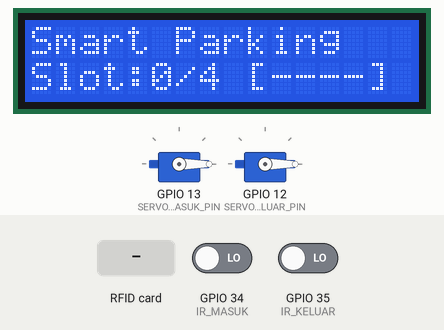
Recording of a sketch running on a simulated ESP32. Parts: 2 × servo, 16×2 character LCD. Inputs (shaded band) come from the test bench; at power-on: GPIO 34 (IR_MASUK) LOW, GPIO 35 (IR_KELUAR) LOW. WiFi joins after 1.5 s; servers stay silent unless stated; no MQTT or app messages arrive unless stated; what the sketch prints to the serial monitor is not drawn.

Above: at 3.9 s.
4.0 s: RFID card 12 34 56 78 held to the reader
At 5.3 s:
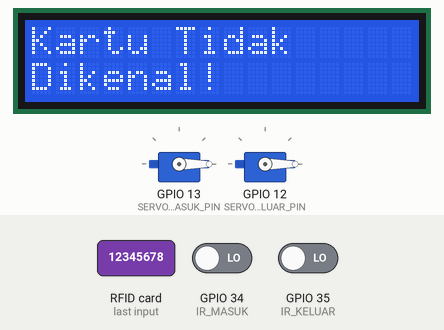
7.0 s: RFID card 8B 36 D5 05 held to the reader
At 8.0 s:
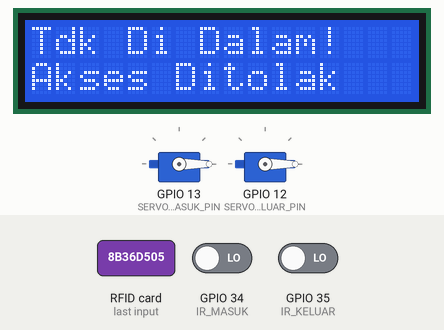
10.0 s: RFID card 43 D1 A3 28 held to the reader
At 10.8 s:
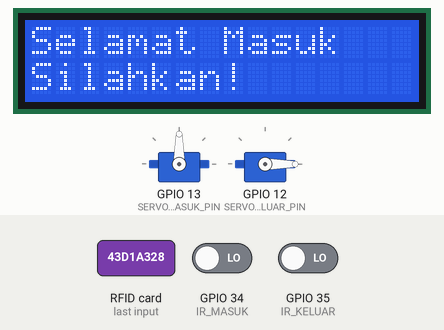
11.5 s: GPIO 34 (IR_MASUK) driven HIGH
At 13.0 s:
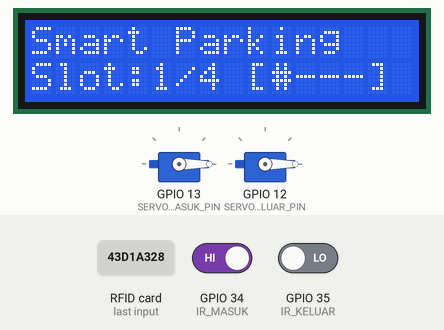
13.4 s: RFID card 43 D1 A3 28 held to the reader
At 14.1 s:
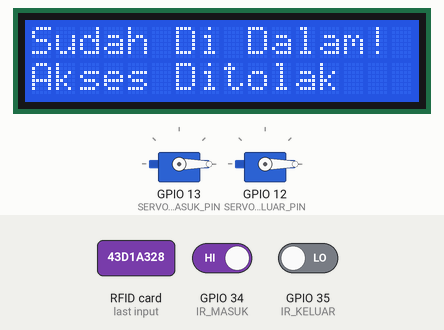
16.4 s: RFID card 43 D1 A3 28 held to the reader
At 17.1 s:
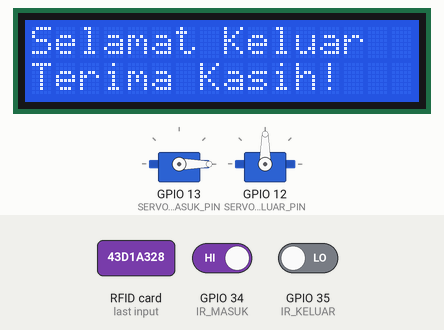
Timing chart, 0 to 31.9 s (numbered marks = the images above; inputs shaded):
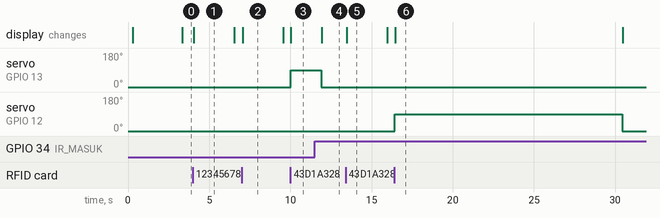

The sketch:

sketch_may21a.ino
```cpp
// ============================================================================
// ESP32 #1 - SMART PARKING GATE CONTROLLER + MQTT (SECURE HIVEMQ CLUSTER)
// Versi Fixed v3.2 - HiveMQ Cloud Integration with SSL/TLS
// ============================================================================

#include <SPI.h>
#include <MFRC522.h>
#include <ESP32Servo.h>
#include <Wire.h>
#include <LiquidCrystal_I2C.h>
#include <WiFi.h>
#include <WiFiClientSecure.h>                // ← Ditambahkan untuk enkripsi SSL/TLS
#include <PubSubClient.h>
#include <ArduinoJson.h>

// ══════════════════════════════════════════
// ⚙️  KONFIGURASI — EDIT BAGIAN INI
// ══════════════════════════════════════════

// WiFi
const char* WIFI_SSID     = "TEST";
const char* WIFI_PASSWORD = "12345678";

// MQTT (Sesuaikan dengan kredensial dari Access Management HiveMQ Cloud Anda)
const char* MQTT_HOST     = "fead689fb7b5405e880e559823b1ed21.s1.eu.hivemq.cloud";
const int   MQTT_PORT     = 8883; // Port aman SSL/TLS HiveMQ

// Kredensial cluster private HiveMQ
const char* MQTT_USER     = "parking";
const char* MQTT_PASS     = "Parkingpass123";

// ══════════════════════════════════════════

// ── PIN RFID ──────────────────────────────
#define SS_MASUK    5
#define SS_KELUAR   21
#define RST_MASUK   27
#define RST_KELUAR  22
#define SCK_PIN     18
#define MOSI_PIN    23
#define MISO_PIN    19

// ── PIN IR SENSOR ─────────────────────────
#define IR_MASUK    34
#define IR_KELUAR   35

// ── PIN SERVO ─────────────────────────────
#define SERVO_MASUK_PIN   13
#define SERVO_KELUAR_PIN  12

// ── PIN LCD I2C ───────────────────────────
#define LCD_SDA  25
#define LCD_SCL  26

// ── SUDUT SERVO ───────────────────────────
#define SERVO_BUKA   90
#define SERVO_TUTUP  0

// ── KAPASITAS PARKIR ──────────────────────
#define SLOT_MAX  4

// ── TIMEOUT & DEBOUNCE ────────────────────
#define TIMEOUT_PALANG      7000UL
#define DEBOUNCE_IR         400UL
#define RFID_COOLDOWN       3000UL
#define LCD_MSG_DURATION    2500UL
#define MQTT_RECONNECT_MS   5000UL
#define PUBLISH_PERIODIC_MS 60000UL

// ── UID KENDARAAN TERDAFTAR ───────────────
const String UID_TERDAFTAR[] = {
  "8B 36 D5 05",
  "43 D1 A3 28",
  "21 48 07 7C",
  "B2 DB 8B 04",
  "05 88 E8 13 33 23 00"
};
const int JUMLAH_UID = sizeof(UID_TERDAFTAR) / sizeof(UID_TERDAFTAR[0]);

// ── STATUS SESI PER UID ───────────────────
bool statusDiDalam[JUMLAH_UID] = { false };

int pendingIndexMasuk  = -1;
int pendingIndexKeluar = -1;

// ── OBJEK ─────────────────────────────────
MFRC522 rfidMasuk(SS_MASUK, RST_MASUK);
MFRC522 rfidKeluar(SS_KELUAR, RST_KELUAR);
Servo   servoMasuk;
Servo   servoKeluar;
LiquidCrystal_I2C lcd(0x27, 16, 2);

WiFiClientSecure wifiClientSecure;          // ← Diubah ke WiFiClientSecure agar aman
PubSubClient mqttClient(wifiClientSecure);   // ← Menggunakan klien aman

// ── STATE MACHINE ─────────────────────────
enum StatePalang { TUTUP, BUKA_MENUNGGU, BUKA_DETEKSI };
StatePalang stateMasuk  = TUTUP;
StatePalang stateKeluar = TUTUP;

unsigned long waktuBukaMasuk   = 0;
unsigned long waktuBukaKeluar  = 0;
unsigned long waktuDeteksiIR_M = 0;
unsigned long waktuDeteksiIR_K = 0;
unsigned long lastRFIDMasuk    = 0;
unsigned long lastRFIDKeluar   = 0;

// ── LCD NON-BLOCKING ──────────────────────
bool          lcdBusy      = false;
unsigned long lcdBusyUntil = 0;

// ── DATA SLOT (dari ESP32 #2 via MQTT) ────
int  slotTerisi           = 0;
int  slotFisik[SLOT_MAX]  = { 0 };
int  slotFisikTerisi      = 0;
bool dataSlotDiterima     = false;

// ── TIMING MQTT ───────────────────────────
unsigned long lastReconnectAttempt = 0;
unsigned long lastPeriodicPublish  = 0;
unsigned long eventCounter         = 0;

// ══════════════════════════════════════════
// FUNGSI: Generate Client ID dari MAC Address
// ══════════════════════════════════════════
String getClientId() {
  uint8_t mac[6];
  WiFi.macAddress(mac);
  char id[24];
  snprintf(id, sizeof(id), "ESP32_%02X%02X%02X%02X%02X%02X",
           mac[0], mac[1], mac[2], mac[3], mac[4], mac[5]);
  return String(id);
}

// ═══════════════════════════════════════════
// PROTOTYPES
// ═══════════════════════════════════════════
void connectWiFi();
bool mqttReconnect();
void mqttCallback(char* topic, byte* payload, unsigned int length);
void publishGateEvent(String jenis, String uid, int slotSekarang);
void publishGateStatus();
void publishAlert(String pesan);
void bukaPalangMasuk(unsigned long now);
void tutupPalangMasuk(unsigned long now);
void bukaPalangKeluar(unsigned long now);
void tutupPalangKeluar(unsigned long now);
String bacaUID(MFRC522 &rfid);
int   indeksUID(String uid);
void  tampilLCDTemp(String baris1, String baris2, unsigned long now);
void  tampilStatus();
void  updateLCDBusy(unsigned long now);

// ═══════════════════════════════════════════
void setup() {
  Serial.begin(115200);
  Serial.println("\n=== Smart Parking Gate + MQTT Booting v3.2 ===");

  SPI.begin(SCK_PIN, MISO_PIN, MOSI_PIN, -1);
  rfidMasuk.PCD_Init();
  rfidKeluar.PCD_Init();

  byte vM = rfidMasuk.PCD_ReadRegister(MFRC522::VersionReg);
  byte vK = rfidKeluar.PCD_ReadRegister(MFRC522::VersionReg);
  Serial.printf("[RFID Masuk]  Version: 0x%02X %s\n", vM, (vM==0||vM==0xFF)?"[ERROR]":"[OK]");
  Serial.printf("[RFID Keluar] Version: 0x%02X %s\n", vK, (vK==0||vK==0xFF)?"[ERROR]":"[OK]");

  pinMode(IR_MASUK,  INPUT);
  pinMode(IR_KELUAR, INPUT);

  servoMasuk.attach(SERVO_MASUK_PIN);
  servoKeluar.attach(SERVO_KELUAR_PIN);
  servoMasuk.write(SERVO_TUTUP);
  servoKeluar.write(SERVO_TUTUP);
  Serial.println("[OK] Servo init - posisi TUTUP");

  Wire.begin(LCD_SDA, LCD_SCL);
  delay(100);
  lcd.init();
  lcd.backlight();
  lcd.clear();
  lcd.setCursor(0, 0); lcd.print("Smart Parking");
  lcd.setCursor(0, 1); lcd.print("Connecting...");
  lcdBusy      = true;
  lcdBusyUntil = millis() + 3000UL;

  connectWiFi();

  // Konfigurasi WiFiClientSecure sebelum menghubungkan ke broker MQTT
  wifiClientSecure.setInsecure(); // Mengizinkan koneksi SSL tanpa verifikasi sertifikat root CA

  mqttClient.setServer(MQTT_HOST, MQTT_PORT);
  mqttClient.setCallback(mqttCallback);
  mqttClient.setBufferSize(512);

  // Print client ID yang akan dipakai
  Serial.print("[MQTT] Client ID: ");
  Serial.println(getClientId());

  if (mqttReconnect()) {
    delay(500);
    publishGateStatus();
  }

  Serial.println("=== Sistem Siap ===\n");
}

// ═══════════════════════════════════════════
void loop() {
  unsigned long now = millis();

  // ── Jaga koneksi ───────────────────────
  if (WiFi.status() != WL_CONNECTED) {
    Serial.println("[WiFi] Putus — reconnecting...");
    connectWiFi();
  }

  if (!mqttClient.connected()) {
    if ((now - lastReconnectAttempt) >= MQTT_RECONNECT_MS) {
      lastReconnectAttempt = now;
      mqttReconnect();
    }
  } else {
    mqttClient.loop();
  }

  // ── LCD non-blocking ───────────────────
  updateLCDBusy(now);

  // ── Heartbeat MQTT ─────────────────────
  if (mqttClient.connected() && (now - lastPeriodicPublish) >= PUBLISH_PERIODIC_MS) {
    lastPeriodicPublish = now;
    publishGateStatus();
  }

  // ────────────────────────────────────────
  // GATE MASUK — State Machine
  // ────────────────────────────────────────
  switch (stateMasuk) {

    case TUTUP:
      if ((now - lastRFIDMasuk) >= RFID_COOLDOWN
          && rfidMasuk.PICC_IsNewCardPresent()
          && rfidMasuk.PICC_ReadCardSerial()) {

        lastRFIDMasuk = now;
        String uid = bacaUID(rfidMasuk);
        Serial.print("[MASUK] UID: "); Serial.println(uid);
        rfidMasuk.PICC_HaltA();
        rfidMasuk.PCD_StopCrypto1();

        int idx = indeksUID(uid);

        if (idx == -1) {
          Serial.println("[MASUK] Kartu tidak dikenal");
          tampilLCDTemp("Kartu Tidak", "Dikenal!", now);
          publishGateEvent("TOLAK_TIDAK_DIKENAL", uid, slotTerisi);

        } else if (statusDiDalam[idx]) {
          Serial.println("[MASUK] UID sudah di dalam");
          tampilLCDTemp("Sudah Di Dalam!", "Akses Ditolak", now);
          publishGateEvent("TOLAK_SUDAH_MASUK", uid, slotTerisi);

        } else if (slotTerisi >= SLOT_MAX) {
          Serial.println("[MASUK] Parkir PENUH");
          tampilLCDTemp("Parkir PENUH", "Maaf!", now);
          publishGateEvent("TOLAK_PENUH", uid, slotTerisi);
          publishAlert("Parkir PENUH! Semua slot terisi.");

        } else {
          pendingIndexMasuk = idx;
          bukaPalangMasuk(now);
          publishGateEvent("MASUK_DIIZINKAN", uid, slotTerisi);
        }
      }
      break;

    case BUKA_MENUNGGU:
      if (digitalRead(IR_MASUK) == LOW) {
        waktuDeteksiIR_M = now;
        stateMasuk = BUKA_DETEKSI;
      }
      if ((now - waktuBukaMasuk) >= TIMEOUT_PALANG) {
        Serial.println("[MASUK] Timeout — tutup paksa");
        pendingIndexMasuk = -1;
        tutupPalangMasuk(now);
        publishGateEvent("MASUK_TIMEOUT", "", slotTerisi);
      }
      break;

    case BUKA_DETEKSI:
      if (digitalRead(IR_MASUK) == HIGH) {
        if ((now - waktuDeteksiIR_M) >= DEBOUNCE_IR) {
          if (pendingIndexMasuk >= 0) {
            statusDiDalam[pendingIndexMasuk] = true;
            pendingIndexMasuk = -1;
          }
          slotTerisi++;
          slotTerisi = min(slotTerisi, SLOT_MAX);
          Serial.printf("[MASUK] Slot terisi: %d/%d\n", slotTerisi, SLOT_MAX);
          tutupPalangMasuk(now);
          publishGateStatus();
          if (slotTerisi >= SLOT_MAX) {
            publishAlert("Parkir PENUH! Kapasitas tercapai.");
          }
        }
      } else {
        waktuDeteksiIR_M = now;
      }
      if ((now - waktuBukaMasuk) >= TIMEOUT_PALANG * 2) {
        if (pendingIndexMasuk >= 0) {
          statusDiDalam[pendingIndexMasuk] = true;
          pendingIndexMasuk = -1;
        }
        slotTerisi++;
        slotTerisi = min(slotTerisi, SLOT_MAX);
        tutupPalangMasuk(now);
        publishGateStatus();
      }
      break;
  }

  // ────────────────────────────────────────
  // GATE KELUAR — State Machine
  // ────────────────────────────────────────
  switch (stateKeluar) {

    case TUTUP:
      if ((now - lastRFIDKeluar) >= RFID_COOLDOWN
          && rfidKeluar.PICC_IsNewCardPresent()
          && rfidKeluar.PICC_ReadCardSerial()) {

        lastRFIDKeluar = now;
        String uid = bacaUID(rfidKeluar);
        Serial.print("[KELUAR] UID: "); Serial.println(uid);
        rfidKeluar.PICC_HaltA();
        rfidKeluar.PCD_StopCrypto1();

        int idx = indeksUID(uid);

        if (idx == -1) {
          tampilLCDTemp("Kartu Tidak", "Dikenal!", now);
          publishGateEvent("TOLAK_TIDAK_DIKENAL_K", uid, slotTerisi);

        } else if (!statusDiDalam[idx]) {
          tampilLCDTemp("Tdk Di Dalam!", "Akses Ditolak", now);
          publishGateEvent("TOLAK_TDK_DALAM", uid, slotTerisi);

        } else if (slotTerisi <= 0) {
          statusDiDalam[idx] = false;
          tampilLCDTemp("Error Slot", "Hubungi Admin", now);
          publishGateEvent("ERROR_SLOT", uid, slotTerisi);

        } else {
          pendingIndexKeluar = idx;
          bukaPalangKeluar(now);
          publishGateEvent("KELUAR_DIIZINKAN", uid, slotTerisi);
        }
      }
      break;

    case BUKA_MENUNGGU:
      if (digitalRead(IR_KELUAR) == LOW) {
        waktuDeteksiIR_K = now;
        stateKeluar = BUKA_DETEKSI;
      }
      if ((now - waktuBukaKeluar) >= TIMEOUT_PALANG) {
        pendingIndexKeluar = -1;
        tutupPalangKeluar(now);
        publishGateEvent("KELUAR_TIMEOUT", "", slotTerisi);
      }
      break;

    case BUKA_DETEKSI:
      if (digitalRead(IR_KELUAR) == HIGH) {
        if ((now - waktuDeteksiIR_K) >= DEBOUNCE_IR) {
          if (pendingIndexKeluar >= 0) {
            statusDiDalam[pendingIndexKeluar] = false;
            pendingIndexKeluar = -1;
          }
          slotTerisi--;
          slotTerisi = max(slotTerisi, 0);
          Serial.printf("[KELUAR] Slot terisi: %d/%d\n", slotTerisi, SLOT_MAX);
          tutupPalangKeluar(now);
          publishGateStatus();
        }
      } else {
        waktuDeteksiIR_K = now;
      }
      if ((now - waktuBukaKeluar) >= TIMEOUT_PALANG * 2) {
        if (pendingIndexKeluar >= 0) {
          statusDiDalam[pendingIndexKeluar] = false;
          pendingIndexKeluar = -1;
        }
        slotTerisi--;
        slotTerisi = max(slotTerisi, 0);
        tutupPalangKeluar(now);
        publishGateStatus();
      }
      break;
  }
}

// ═══════════════════════════════════════════
// FUNGSI WIFI & MQTT
// ═══════════════════════════════════════════
void connectWiFi() {
  Serial.print("[WiFi] Connecting to ");
  Serial.println(WIFI_SSID);
  WiFi.mode(WIFI_STA);
  WiFi.begin(WIFI_SSID, WIFI_PASSWORD);

  unsigned long start = millis();
  while (WiFi.status() != WL_CONNECTED && (millis() - start) < 15000UL) {
    delay(500);
    Serial.print(".");
  }
  if (WiFi.status() == WL_CONNECTED) {
    Serial.print("\n[WiFi] Connected! IP: ");
    Serial.println(WiFi.localIP());
  } else {
    Serial.println("\n[WiFi] GAGAL — sistem tetap jalan offline");
  }
}

bool mqttReconnect() {
  if (WiFi.status() != WL_CONNECTED) return false;

  String clientId = getClientId();           // ← pakai MAC address
  Serial.print("[MQTT] Connecting dengan ID: ");
  Serial.print(clientId);

  // Menggunakan koneksi SSL aman untuk HiveMQ
  bool ok = mqttClient.connect(
    clientId.c_str(),                        // ← convert String ke const char*
    MQTT_USER,
    MQTT_PASS,
    "parking/gate/lwt", 1, true,
    "{\"status\":\"offline\",\"device\":\"gate-controller\"}"
  );

  if (ok) {
    Serial.println(" — OK!");
    mqttClient.publish(
      "parking/gate/lwt",
      "{\"status\":\"online\",\"device\":\"gate-controller\"}",
      true
    );
    mqttClient.subscribe("parking/gate/command");
    mqttClient.subscribe("parking/slot/status");
    Serial.println("[MQTT] Subscribed: parking/slot/status");
    return true;
  } else {
    Serial.printf(" — GAGAL rc=%d\n", mqttClient.state());
    return false;
  }
}

// ═══════════════════════════════════════════
// CALLBACK MQTT
// ═══════════════════════════════════════════
void mqttCallback(char* topic, byte* payload, unsigned int length) {
  String topicStr = String(topic);
  String msg = "";
  for (unsigned int i = 0; i < length; i++) msg += (char)payload[i];

  Serial.print("[MQTT] Terima → ");
  Serial.print(topicStr);
  Serial.print(": ");
  Serial.println(msg);

  if (topicStr == "parking/slot/status") {
    StaticJsonDocument<256> doc;
    DeserializationError err = deserializeJson(doc, msg);
    if (!err) {
      JsonArray arr = doc["slot"].as<JsonArray>();
      slotFisikTerisi = 0;
      for (int i = 0; i < SLOT_MAX && i < (int)arr.size(); i++) {
        slotFisik[i] = arr[i].as<int>();
        if (slotFisik[i]) slotFisikTerisi++;
      }
      dataSlotDiterima = true;
      Serial.printf("[SLOT FISIK] Terisi: %d/%d\n", slotFisikTerisi, SLOT_MAX);
    }
  }

  if (topicStr == "parking/gate/command") {
    StaticJsonDocument<256> doc;
    deserializeJson(doc, msg);
    String command = doc["command"];

    if (command == "FORCE_OPEN_MASUK") {
      Serial.println("[OVERRIDE] Perintah Web: Buka Paksa Palang Masuk!");
      servoMasuk.write(90); // Menggerakkan servo masuk
    }
    else if (command == "FORCE_CLOSE_MASUK") {
      Serial.println("[OVERRIDE] Perintah Web: Tutup Paksa Palang Masuk!");
      servoMasuk.write(0);
    }
    else if (command == "FORCE_OPEN_KELUAR") {
      Serial.println("[OVERRIDE] Perintah Web: Buka Paksa Palang Keluar!");
      servoKeluar.write(90); // Menggerakkan servo keluar
    }
    else if (command == "FORCE_CLOSE_KELUAR") {
      Serial.println("[OVERRIDE] Perintah Web: Tutup Paksa Palang Keluar!");
      servoKeluar.write(0);
    }
  }
}

// ═══════════════════════════════════════════
// FUNGSI PUBLISH MQTT
// ═══════════════════════════════════════════
void publishGateEvent(String jenis, String uid, int slotSekarang) {
  if (!mqttClient.connected()) return;

  eventCounter++;
  StaticJsonDocument<300> doc;
  doc["event"]      = jenis;
  doc["uid"]        = uid;
  doc["slot"]       = slotSekarang;
  doc["kapasitas"]  = SLOT_MAX;
  doc["event_id"]   = eventCounter;
  doc["uptime_ms"]  = millis();

  char buf[300];
  serializeJson(doc, buf);
  mqttClient.publish("parking/gate/event", buf);

  Serial.print("[MQTT] Event: "); Serial.println(jenis);
}

void publishGateStatus() {
  if (!mqttClient.connected()) return;

  StaticJsonDocument<400> doc;
  doc["slot_counter"]   = slotTerisi;
  doc["slot_fisik"]     = slotFisikTerisi;
  doc["kapasitas"]      = SLOT_MAX;
  doc["persen"]         = (slotTerisi * 100) / SLOT_MAX;
  doc["penuh"]          = (slotTerisi >= SLOT_MAX);
  doc["gate_masuk"]     = (stateMasuk  != TUTUP) ? "BUKA" : "TUTUP";
  doc["gate_keluar"]    = (stateKeluar != TUTUP) ? "BUKA" : "TUTUP";
  doc["data_slot_ok"]   = dataSlotDiterima;
  doc["client_id"]      = getClientId();       // ← info debug di payload
  doc["uptime_ms"]      = millis();

  JsonArray uids = doc.createNestedArray("kendaraan_dalam");
  for (int i = 0; i < JUMLAH_UID; i++) {
    if (statusDiDalam[i]) uids.add(UID_TERDAFTAR[i]);
  }

  char buf[400];
  serializeJson(doc, buf);
  mqttClient.publish("parking/gate/status", buf, true);

  Serial.println("[MQTT] Status gate dikirim");
}

void publishAlert(String pesan) {
  if (!mqttClient.connected()) return;

  StaticJsonDocument<200> doc;
  doc["alert"]      = pesan;
  doc["slot"]       = slotTerisi;
  doc["kapasitas"]  = SLOT_MAX;
  doc["uptime_ms"]  = millis();

  char buf[200];
  serializeJson(doc, buf);
  mqttClient.publish("parking/gate/alert", buf, true);

  Serial.print("[MQTT] ALERT: "); Serial.println(pesan);
}

// ═══════════════════════════════════════════
// FUNGSI PALANG
// ═══════════════════════════════════════════
void bukaPalangMasuk(unsigned long now) {
  servoMasuk.write(SERVO_BUKA);
  stateMasuk     = BUKA_MENUNGGU;
  waktuBukaMasuk = now;
  if (!lcdBusy) {
    lcd.clear();
    lcd.setCursor(0, 0); lcd.print("Selamat Masuk");
    lcd.setCursor(0, 1); lcd.print("Silahkan!");
  }
  Serial.println(">> Palang MASUK terbuka");
}

void tutupPalangMasuk(unsigned long now) {
  servoMasuk.write(SERVO_TUTUP);
  stateMasuk = TUTUP;
  if (!lcdBusy) tampilStatus();
  Serial.println(">> Palang MASUK tertutup");
}

void bukaPalangKeluar(unsigned long now) {
  servoKeluar.write(SERVO_BUKA);
  stateKeluar     = BUKA_MENUNGGU;
  waktuBukaKeluar = now;
  if (!lcdBusy) {
    lcd.clear();
    lcd.setCursor(0, 0); lcd.print("Selamat Keluar");
    lcd.setCursor(0, 1); lcd.print("Terima Kasih!");
  }
  Serial.println(">> Palang KELUAR terbuka");
}

void tutupPalangKeluar(unsigned long now) {
  servoKeluar.write(SERVO_TUTUP);
  stateKeluar = TUTUP;
  if (!lcdBusy) tampilStatus();
  Serial.println(">> Palang KELUAR tertutup");
}

// ═══════════════════════════════════════════
// FUNGSI RFID
// ═══════════════════════════════════════════
String bacaUID(MFRC522 &rfid) {
  String uid = "";
  for (byte i = 0; i < rfid.uid.size; i++) {
    if (rfid.uid.uidByte[i] < 0x10) uid += "0";
    uid += String(rfid.uid.uidByte[i], HEX);
    if (i < rfid.uid.size - 1) uid += " ";
  }
  uid.toUpperCase();
  return uid;
}

int indeksUID(String uid) {
  for (int i = 0; i < JUMLAH_UID; i++) {
    if (uid == UID_TERDAFTAR[i]) return i;
  }
  return -1;
}

// ═══════════════════════════════════════════
// FUNGSI LCD
// ═══════════════════════════════════════════
void tampilLCDTemp(String baris1, String baris2, unsigned long now) {
  lcd.clear();
  lcd.setCursor(0, 0); lcd.print(baris1.substring(0, 16));
  lcd.setCursor(0, 1); lcd.print(baris2.substring(0, 16));
  lcdBusy      = true;
  lcdBusyUntil = now + LCD_MSG_DURATION;
}

void updateLCDBusy(unsigned long now) {
  if (lcdBusy && (now >= lcdBusyUntil)) {
    lcdBusy = false;
    tampilStatus();
  }
}

void tampilStatus() {
  if (lcdBusy) return;
  lcd.clear();
  lcd.setCursor(0, 0);
  lcd.print("Smart Parking   ");
  lcd.setCursor(0, 1);
  lcd.print("Slot:");
  lcd.print(slotTerisi);
  lcd.print("/");
  lcd.print(SLOT_MAX);
  lcd.print(" [");
  int maxBar = min(SLOT_MAX, 6);
  for (int i = 0; i < maxBar; i++) {
    lcd.print(i < slotTerisi ? "#" : "-");
  }
  lcd.print("]");
}
```

Measured:
- after the input at 4.0 s, the display: changes at once (image 1)
- after the input at 7.0 s, the display: changes after 0.06 s (image 2)
- after the input at 10.0 s, servo on GPIO 13 (SERVO_MASUK_PIN): 0° → 90° at once; the display: changes at once (image 3)
- after the input at 11.5 s, servo on GPIO 13 (SERVO_MASUK_PIN): 90° → 0° after 0.39 s; the display: changes after 0.43 s (image 4)
- after the input at 13.4 s, the display: changes after 0.06 s (image 5)
- after the input at 16.4 s, servo on GPIO 12 (SERVO_KELUAR_PIN): 0° → 90° at once, → 0° 14.0 s later; the display: changes at once (image 6)
- what the display in image 1 shows lasts 2.5 s, from 4.0 s to 6.5 s
